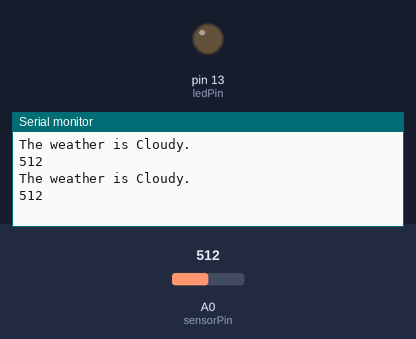
The sketch below on a simulated Arduino Uno, built with avr-gcc and run on an emulated ATmega328P. Parts: output pins drawn as LEDs (lit = HIGH), the last lines printed to the serial monitor. Inputs (shaded band) come from the test bench; at power-on: A0 (sensorPin) = 512.

Above: at 1.8 s.
1.9 s: A0 (sensorPin) set to 391
At 2.5 s:
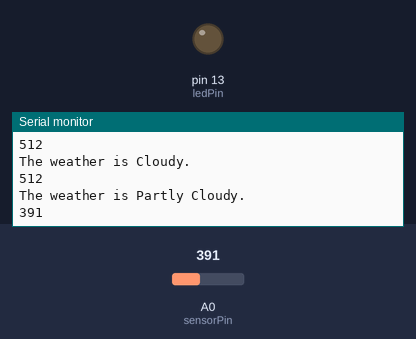
4.5 s: A0 (sensorPin) set to 91
At 5.5 s:
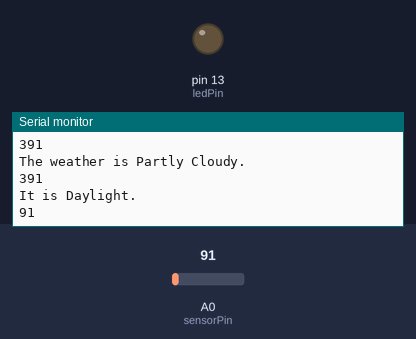
Timing chart, 0 to 7.5 s (numbered marks = the images above; inputs shaded):
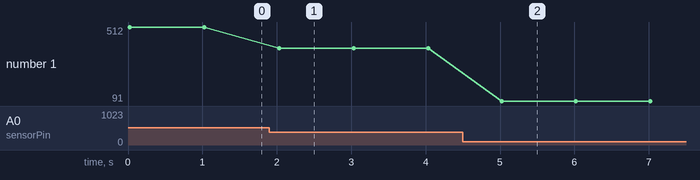

The sketch:

lab_3_light.ino
```cpp
int sensorPin = A0; // analog input pin
int ledPin = LED_BUILTIN; // pin of the onboard LED
int sensorValue = 0;  // variable that stores the LDR sensor value

void setup() {
  pinMode(ledPin, OUTPUT);
  Serial.begin(9600);  // Initiate serial communication
}

void loop() {
  sensorValue = analogRead(sensorPin);

  // Check sensor value and print weather condition
  if (sensorValue >= 1 && sensorValue <= 100) {
    Serial.println("It is Daylight.");
    Serial.println(sensorValue);
  } else if (sensorValue >= 101 && sensorValue <= 400) {
    Serial.println("The weather is Partly Cloudy.");
    Serial.println(sensorValue);
  } else if (sensorValue >= 401 && sensorValue <= 900) {
    Serial.println("The weather is Cloudy.");
    Serial.println(sensorValue);
  } else if (sensorValue >= 901 && sensorValue <= 1025) {
    Serial.println("It is Night.");
    Serial.println(sensorValue);
  } else {
    Serial.println("Sensor value out of range.");  // Handling unexpected values
  }

  delay(1000);  // Optional: Add a short delay to avoid overwhelming the serial monitor
}
```

Measured:
- after the input at 1.9 s, the serial monitor: prints a new line after 0.10 s (image 1)
- after the input at 4.5 s, the serial monitor: prints a new line after 0.50 s (image 2)
- plotted number 1: 512 → 391 after the input at 1.9 s, 391 → 91 after the input at 4.5 s
